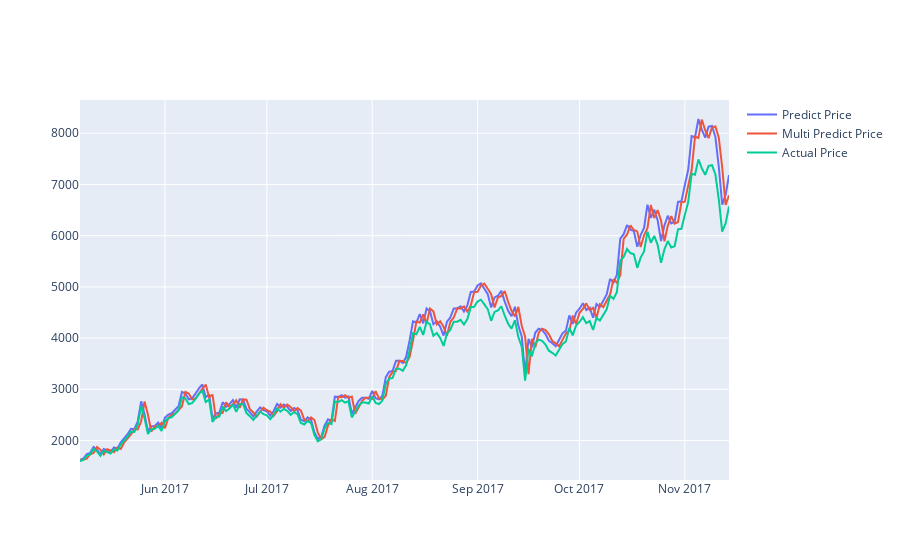

Here is the notebook cell this chart was saved with:
### Markdown cell above
#### Plot line graph with actual price, predicted price with feature `Weighted Price`, predicted price with features `Volume` and `Weighted Price`

### Code cell
actual_chart = go.Scatter(x=predictDates, y=inv_y, name= 'Actual Price')
multi_predict_chart = go.Scatter(x=predictDates, y=inv_yhat, name= 'Multi Predict Price')
predict_chart = go.Scatter(x=predictDates, y=yhat_reshape, name= 'Predict Price')
py.iplot([predict_chart, multi_predict_chart, actual_chart])

### Figure 1 — Plotly figure (JSON) as saved in the notebook; plotly's stock layout.template omitted (floating-point values rounded to 4 significant figures; data arrays with more than 128 entries replaced by an {"elided": "..."} marker saying what was removed)
{"data": [{"name": "Predict Price", "type": "scatter", "x": {"elided": "192 str values"}, "y": {"elided": "192 float values"}}, {"name": "Multi Predict Price", "type": "scatter", "x": {"elided": "192 str values"}, "y": {"elided": "193 float values"}}, {"name": "Actual Price", "type": "scatter", "x": {"elided": "192 str values"}, "y": {"elided": "193 float values"}}], "layout": {}}
